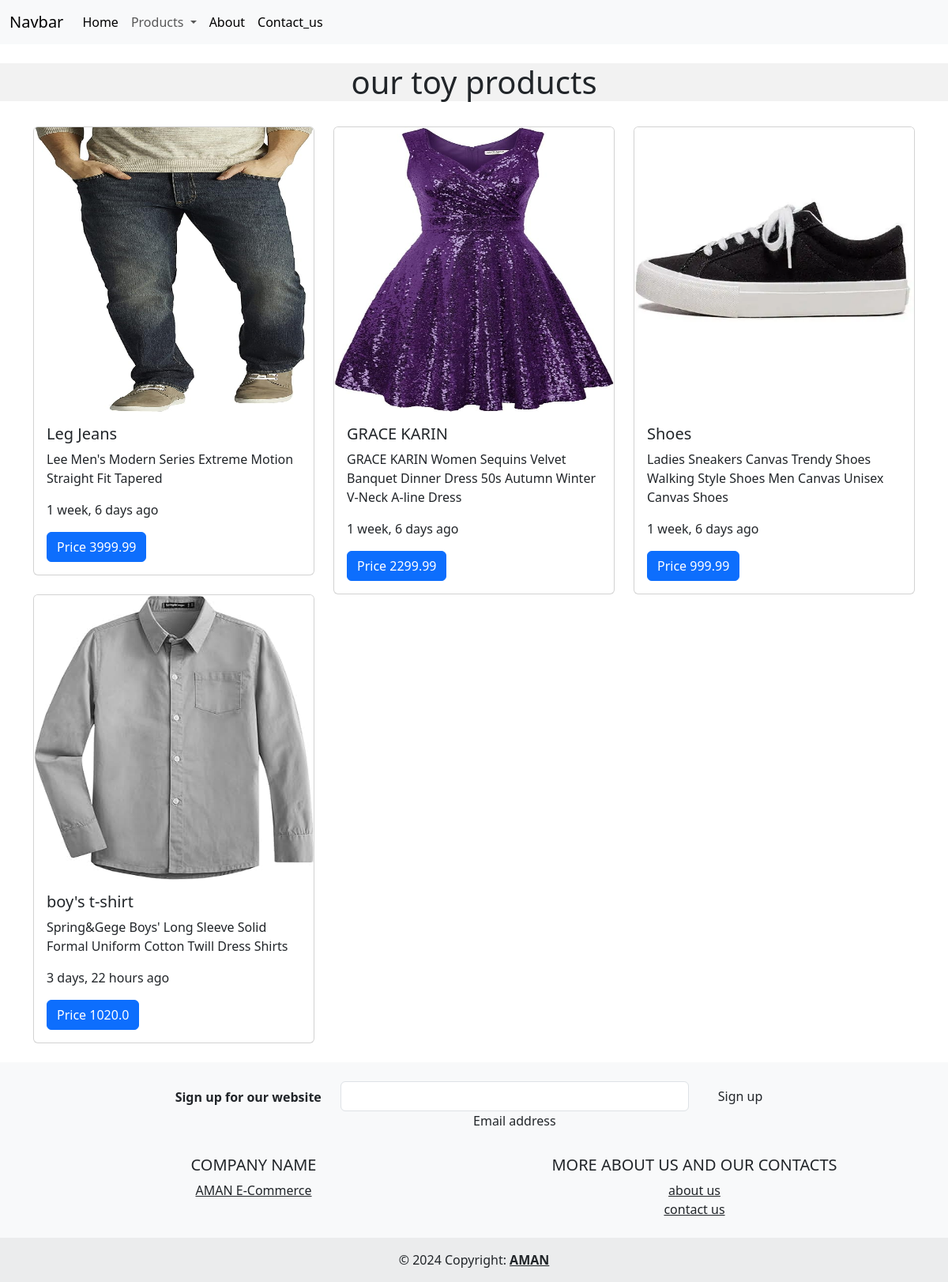
Page /clothes/ on the committed database.
### commerce/models.py (models this page shows, shortened)
class Product(models.Model):
    product_name = models.CharField(max_length=100)
    product_description = models.TextField()
    category = models.ForeignKey(Category, on_delete= models.CASCADE)
    type = models.ForeignKey(Type, on_delete= models.CASCADE, null=True)
    image = models.ImageField(null = True)
    price= models.FloatField(null = True)
    date = models.DateField(auto_now_add=True, null = True)

class CompanyInformation(models.Model):
    name = models.CharField(max_length=100)
    description = models.TextField()

### commerce/views.py (the view)
# urls.py: path('clothes/', clothes, name= 'cloth'),
def clothes(requests):
    info = CompanyInformation.objects.all().first()
    products = Product.objects.all()
    data = {
        'info': info,
        'products': products
    }
    return render(requests, "clothes.html", data)

### commerce/templates/clothes.html (shortened to what this page needs)
<!DOCTYPE html>
<html lang="en">
  <head>
    <link
      href="https://cdn.jsdelivr.net/npm/bootstrap@5.3.2/dist/css/bootstrap.min.css"
      rel="stylesheet"
    />
  </head>
  <body>
    {% include "header.html" %}
    <main>
      <br>
      <h1 Align = 'center' style="background-color: rgba(0, 0, 0, 0.05);">our toy products</h1>
      <br>
      <div class="container">
        <div class="row">
            {% for single_product in products %}
            {% if single_product.category.name == 'Clothes' %}
            <div class="col-lg-4 md-3 sm-6">
                <div class="card">
                    <img
                        style="width: auto; height: 360px"
                        src="{{single_product.image.url}}"
                        class="card-img-top"
                        alt="..."
                    />
                    <div class="card-body">
                        <h5 class="card-title">{{single_product.product_name}}</h5>
                        <p class="card-text">{{single_product.product_description}}</p>
                        <p class="card-text">{{single_product.date|timesince}} ago</p>
                        <a href="#" class="btn btn-primary">Price {{single_product.price}}</a>
                    </div>
                </div>
            </div>
            {% endif %}
        {% endfor %}
        </div>
    </div>
    </main>
<br>
    {% include "footer.html" %}
  </body>
</html>

### commerce/templates/footer.html
<footer class="bg-body-tertiary text-center" style="background-color: rgba(0, 0, 0, 0.05);">
    <div class="container p-4">
      <section class="">
        <form action="">
          <div class="row d-flex justify-content-center">
            <div class="col-auto">
              <p class="pt-2">
                <strong>Sign up for our website</strong>
              </p>
            </div>
            <div class="col-md-5 col-12">
              <div data-mdb-input-init class="form-outline mb-4">
                <input type="email" id="form5Example24" class="form-control" />
                <label class="form-label" for="form5Example24">Email address</label>
              </div>
            </div>
            <div class="col-auto">
              <button data-mdb-ripple-init type="submit" class="btn btn-outline mb-4">
                Sign up
              </button>
            </div>
          </div>
        </form>
      </section>
      <section class="">
        <div class="row">
          <div class="col-lg-6 col-md-6 mb-6 mb-md-0">
            <h5 class="text-uppercase">Company name</h5>
            <ul class="list-unstyled mb-0">
              <li>
                <a class="text-body" href="#">{{info.name}}</a>
              </li>
            </ul>
          </div>
          <div class="col-lg-6 col-md-6 mb-6 mb-md-0">
            <h5 class="text-uppercase">more about us and our contacts</h5>
            <ul class="list-unstyled mb-0">
              <li>
                <a class="text-body" href="{% url 'about' %}">about us</a>
              </li>
              <li>
                <a class="text-body" href="{% url 'contact' %}">contact us</a>
              </li>
            </ul>
          </div>
        </div>
      </section>
    </div>
    <div class="text-center p-3" style="background-color: rgba(0, 0, 0, 0.05);">
      © 2024 Copyright:
      <a class="text-reset fw-bold" href="#">AMAN</a>
    </div>
  </footer>

### rows in the picture
Product: image (picture), product_name "Leg Jeans", product_description "Lee Men's Modern Series Extreme Motion Straight Fit Tapered", date "1 week, 6 days", price "3999.99"
Product: image (picture), product_name "GRACE KARIN", product_description "GRACE KARIN Women Sequins Velvet Banquet Dinner Dress 50s Autumn Winter V-Neck A-line Dress", date "1 week, 6 days", price "2299.99"
Product: image (picture), product_name "Shoes", product_description "Ladies Sneakers Canvas Trendy Shoes Walking Style Shoes Men Canvas Unisex Canvas Shoes", date "1 week, 6 days", price "999.99"
Product: image (picture), product_name "boy's t-shirt", product_description "Spring&Gege Boys' Long Sleeve Solid Formal Uniform Cotton Twill Dress Shirts", date "3 days, 22 hours", price "1020.0"
CompanyInformation: name "AMAN E-Commerce"
